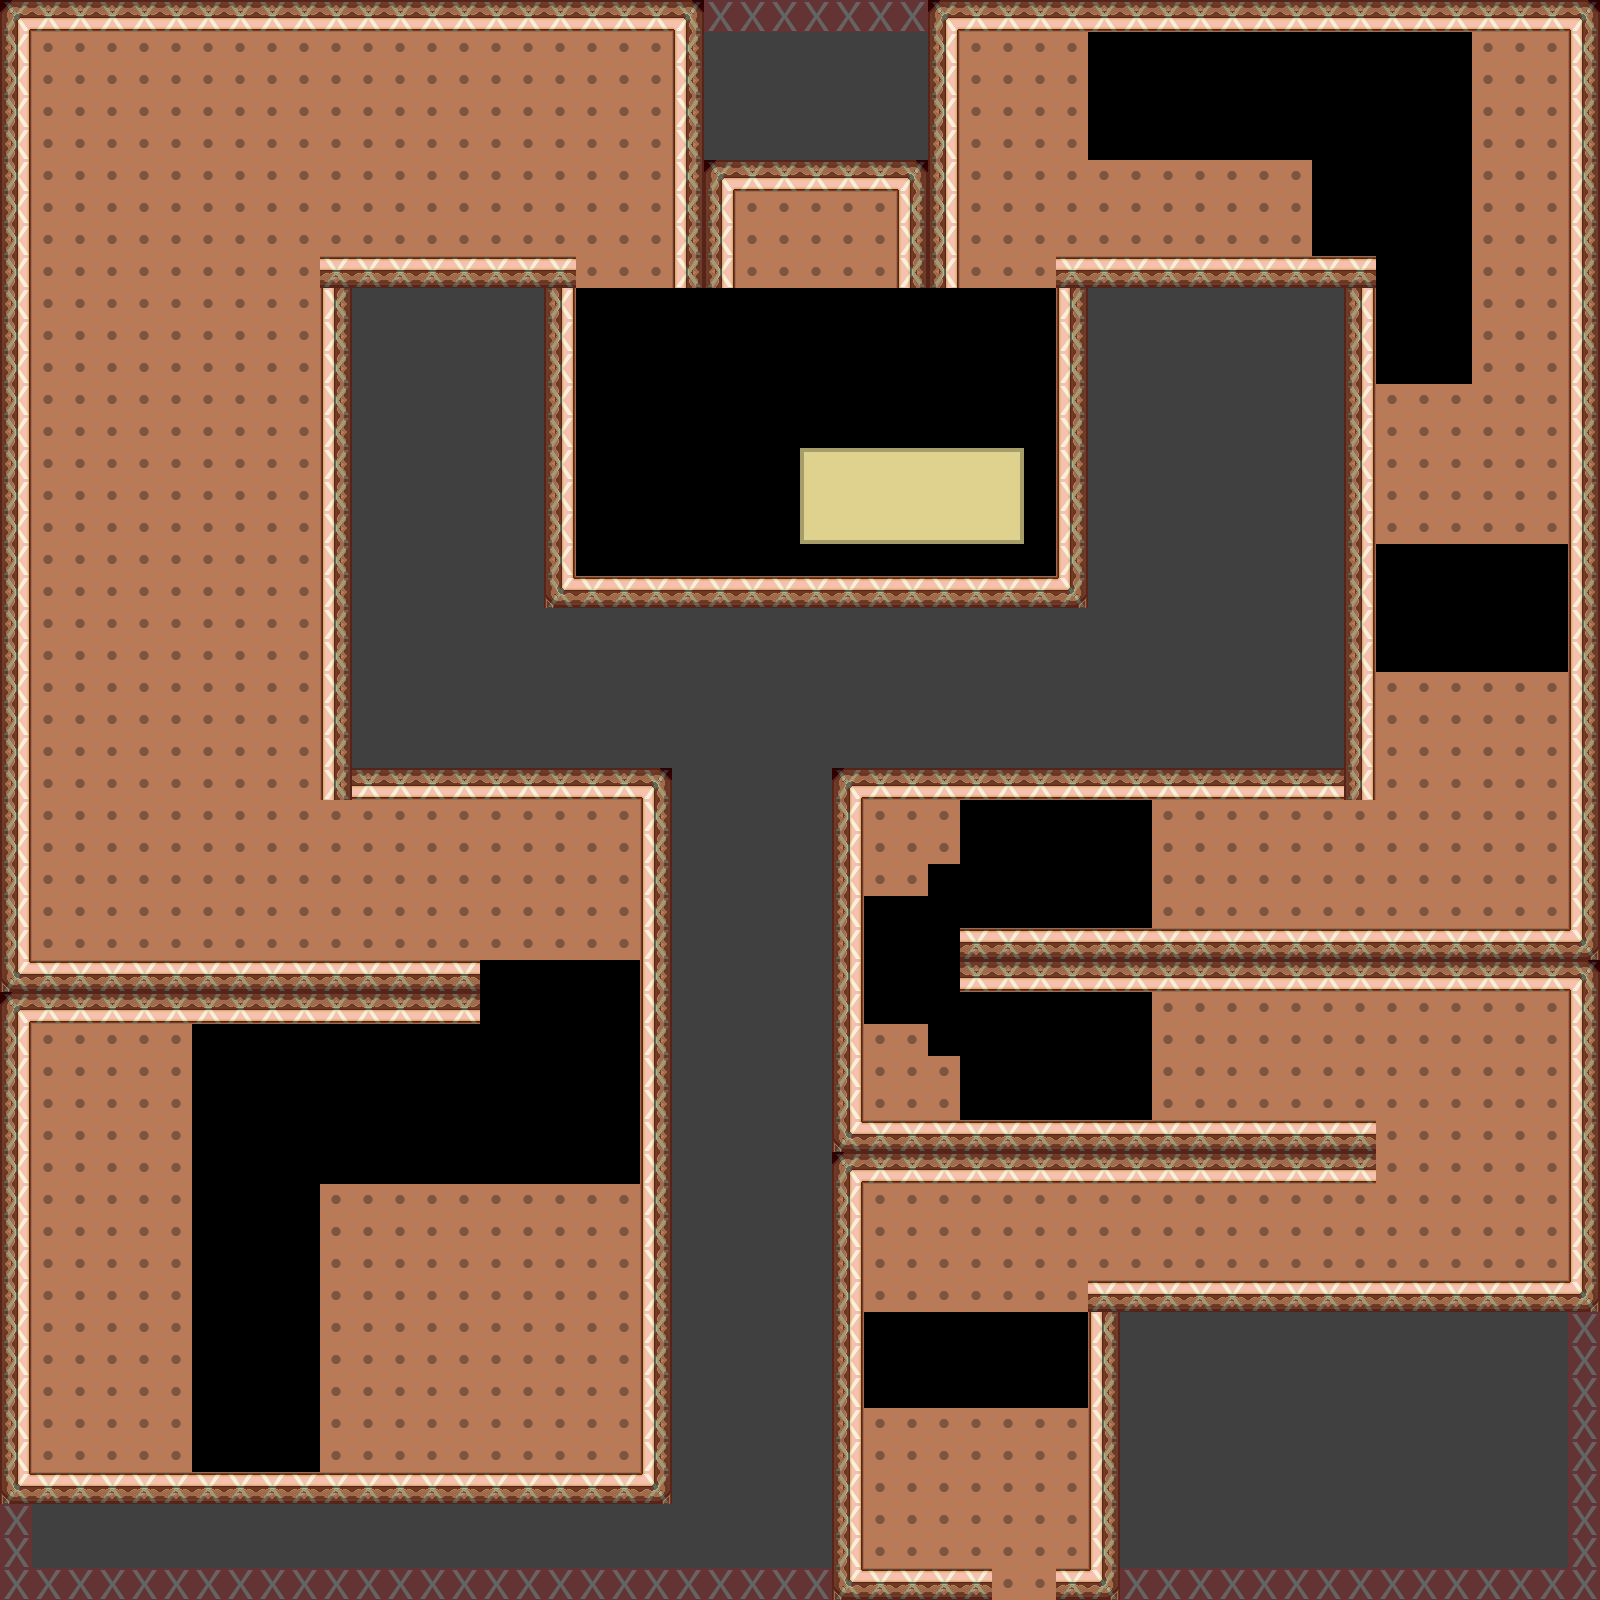

Below is a game level as drawn by its tile map, then a one-line description and the .tmx that defines it (tile-layer data replaced by summaries):
An orthogonal 50x50 tile map with 32x32 px tiles, 4 tile layers (background, terrain, canopy, collision), 4 tilesets and 14 objects (12x Item, ZoneSwitcher, Player).

<map version="1.0" orientation="orthogonal" renderorder="right-down" width="50" height="50" tilewidth="32" tileheight="32">
 <tileset firstgid="1" name="terrain-32x32" tilewidth="32" tileheight="32">
  <image source="../png/terrain/terrain-32x32.png" width="512" height="512" />
 </tileset>
 <tileset firstgid="257" name="collision-32x32" tilewidth="32" tileheight="32">
  <image source="../png/placeholders/collision-32x32.png" width="32" height="32" />
  <tile id="0">
   <properties>
    <property name="passable" value="false" />
   </properties>
  </tile>
 </tileset>
 <tileset firstgid="258" name="Characters" tilewidth="32" tileheight="32">
  <tile id="0">
   <image width="24" height="32" source="../png/entities/TiledEntities/Characters/Chuck.png" />
  </tile>
  <tile id="1">
   <image width="32" height="32" source="../png/entities/TiledEntities/Characters/Tellah.png" />
  </tile>
  <tile id="2">
   <image width="32" height="32" source="../png/entities/TiledEntities/Characters/Edge.png" />
  </tile>
 </tileset>
 <tileset firstgid="261" name="Items" tilewidth="28" tileheight="28">
  <tile id="0">
   <image width="20" height="20" source="../png/items/ClayPot.png" />
  </tile>
  <tile id="1">
   <image width="28" height="28" source="../png/items/Target.png" />
  </tile>
  <tile id="2">
   <image width="12" height="16" source="../png/items/HealthPotion.png" />
  </tile>
 </tileset>
 <layer name="background" width="50" height="50">
  <data>[2500 cells, 2500 non-empty, 15 distinct tile ids]</data>
 </layer>
 <layer name="terrain" width="50" height="50">
  <data>[2500 cells, 21 non-empty, 9 distinct tile ids]</data>
 </layer>
 <objectgroup name="entities">
  <object name="To Hookshot Demo Map 2" type="ZoneSwitcher" x="951" y="1595" width="138" height="52">
   <properties>
    <property name="targetX" value="440" />
    <property name="targetY" value="30" />
    <property name="type" value="ZoneSwitcher" />
    <property name="url" value="assets/tmx/hookshot-demo-map-2.tmx" />
   </properties>
  </object>
  <object name="Target" type="Item" gid="262" x="881" y="817" />
  <object name="Target" type="Item" gid="262" x="878" y="1105" />
  <object type="Player" gid="258" x="953" y="1539" />
  <object name="Target" type="Item" gid="262" x="970" y="1199" />
  <object name="Target" type="Item" gid="262" x="1411" y="430" />
  <object name="Target" type="Item" gid="262" x="1199" y="200" />
  <object name="Target" type="Item" gid="262" x="983" y="48" />
  <object name="Target" type="Item" gid="262" x="638" y="43" />
  <object name="Target" type="Item" gid="262" x="580" y="1273" />
  <object name="Target" type="Item" gid="262" x="52" y="1354" />
  <object name="Health Potion" type="Item" gid="263" x="58" y="1215" />
  <object name="Target" type="Item" gid="262" x="1003" y="515" />
  <object name="Target" type="Item" gid="262" x="822" y="517" />
 </objectgroup>
 <layer name="canopy" width="50" height="50">
  <data>[2500 cells, 0 non-empty, 0 distinct tile ids]</data>
 </layer>
 <layer name="collision" width="50" height="50" opacity="0.19">
  <data>[2500 cells, 520 non-empty, 1 distinct tile ids]</data>
 </layer>
</map>
